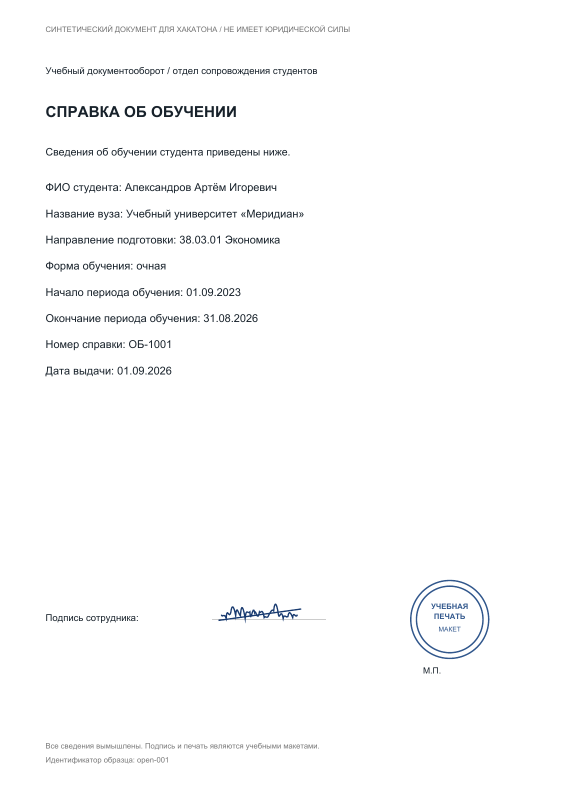
#> input picture backend/data/documents/open-001.png, 1132 x 1600 px (shown at 1/2 size)
$ python -i preprocess.py   (imports and definitions only)
#> lines starting #> are read from the running program, lines starting #| are printed output that depends on the picture; after the words box and inside, x2 and y2 are one past the last pixel; in counts of white or black regions, pixels touching at a corner belong together
import cv2
import numpy as np
def _to_bgr(img: np.ndarray) -> np.ndarray:
    if img.ndim == 2:
        return cv2.cvtColor(img, cv2.COLOR_GRAY2BGR)
    return img
def _upscale_if_small(img: np.ndarray, min_width: int = 1500) -> np.ndarray:
    h, w = img.shape[:2]
    if w < min_width:
        scale = min_width / w
        img = cv2.resize(img, (int(w * scale), int(h * scale)),
                         interpolation=cv2.INTER_CUBIC)
    return img
def _rotate_keep_all(img: np.ndarray, angle: float) -> np.ndarray:
    h, w = img.shape[:2]
    cos = abs(np.cos(np.radians(angle)))
    sin = abs(np.sin(np.radians(angle)))
    new_w = int(w * cos + h * sin) + 1
    new_h = int(h * cos + w * sin) + 1
    M = cv2.getRotationMatrix2D((w / 2, h / 2), angle, 1.0)
    M[0, 2] += (new_w - w) / 2
    M[1, 2] += (new_h - h) / 2
    return cv2.warpAffine(
        img, M, (new_w, new_h),
        flags=cv2.INTER_CUBIC,
        borderMode=cv2.BORDER_CONSTANT,
        borderValue=(255, 255, 255),
    )
def _crop_white_borders(img: np.ndarray, thresh: int = 245,
                        pad: int = 40) -> np.ndarray:
    gray = cv2.cvtColor(img, cv2.COLOR_BGR2GRAY)
    mask = gray < thresh
    if not mask.any():
        return img
    ys, xs = np.where(mask)
    y0, y1 = int(ys.min()), int(ys.max())
    x0, x1 = int(xs.min()), int(xs.max())
    h, w = img.shape[:2]
    y0 = max(0, y0 - pad)
    x0 = max(0, x0 - pad)
    y1 = min(h, y1 + pad + 1)
    x1 = min(w, x1 + pad + 1)
    return img[y0:y1, x0:x1]
def _estimate_skew_angle(gray: np.ndarray) -> float:
    binary = cv2.adaptiveThreshold(
        gray, 255,
        cv2.ADAPTIVE_THRESH_GAUSSIAN_C,
        cv2.THRESH_BINARY_INV,
        blockSize=31, C=15,
    )
    binary = cv2.medianBlur(binary, 3)
    lines = cv2.HoughLinesP(
        binary, 1, np.pi / 180,
        threshold=150,
        minLineLength=150,
        maxLineGap=15,
    )
    if lines is None:
        return 0.0
    lines = lines.reshape(-1, 4)
    angles = []
    for x1, y1, x2, y2 in lines:
        if x2 == x1:
            continue
        angle = np.degrees(np.arctan2(y2 - y1, x2 - x1))
        if -45 < angle < 45:
            angles.append(angle)
    if not angles:
        return 0.0
    bins = np.arange(-46, 47, 1.0)
    hist, edges = np.histogram(angles, bins=bins)
    if hist.sum() == 0:
        return 0.0
    best_idx = int(np.argmax(hist))
    return float((edges[best_idx] + edges[best_idx + 1]) / 2.0)
def _auto_deskew(img: np.ndarray, max_angle: float = 45.0,
                 max_iter: int = 3) -> np.ndarray:
    for _ in range(max_iter):
        gray = cv2.cvtColor(img, cv2.COLOR_BGR2GRAY)
        angle = _estimate_skew_angle(gray)
        if abs(angle) < 0.3 or abs(angle) > max_angle:
            break
        img = _rotate_keep_all(img, angle)
    return _crop_white_borders(img)
def preprocess_light(img: np.ndarray) -> np.ndarray:
    img = _to_bgr(img)
    img = _upscale_if_small(img)
    img = _auto_deskew(img)
    gray = cv2.cvtColor(img, cv2.COLOR_BGR2GRAY)
    gray = cv2.GaussianBlur(gray, (3, 3), 0)
    _, binary = cv2.threshold(gray, 0, 255,
                              cv2.THRESH_BINARY | cv2.THRESH_OTSU)
    return binary
def _remove_glare(img: np.ndarray) -> np.ndarray:
    hsv = cv2.cvtColor(img, cv2.COLOR_BGR2HSV)
    v = hsv[:, :, 2]
    _, glare_mask = cv2.threshold(v, 240, 255, cv2.THRESH_BINARY)
    glare_mask = cv2.dilate(glare_mask, np.ones((3, 3), np.uint8), iterations=2)
    if np.count_nonzero(glare_mask) < 100:
        return img
    return cv2.inpaint(img, glare_mask, 3, cv2.INPAINT_TELEA)
def _normalize_shadows(img: np.ndarray) -> np.ndarray:
    gray = cv2.cvtColor(img, cv2.COLOR_BGR2GRAY)
    bg = cv2.dilate(gray, np.ones((7, 7), np.uint8), iterations=2)
    bg = cv2.medianBlur(bg, 21)
    normalized = cv2.divide(gray, bg, scale=255)
    return cv2.cvtColor(normalized, cv2.COLOR_GRAY2BGR)
def _denoise(img: np.ndarray) -> np.ndarray:
    return cv2.fastNlMeansDenoisingColored(img, None, 10, 10, 7, 21)
def preprocess_hard(img: np.ndarray) -> np.ndarray:
    img = _to_bgr(img)
    img = _upscale_if_small(img)
    img = _remove_glare(img)
    img = _denoise(img)
    img = _auto_deskew(img)
    img = _normalize_shadows(img)
    gray = cv2.cvtColor(img, cv2.COLOR_BGR2GRAY)
    binary = cv2.adaptiveThreshold(
        gray, 255,
        cv2.ADAPTIVE_THRESH_GAUSSIAN_C,
        cv2.THRESH_BINARY,
        blockSize=31, C=10,
    )
    return binary
def preprocess(path_or_img, mode: str = "light"):
#> called with mode = 'light'
    if isinstance(path_or_img, (str, bytes)) or hasattr(path_or_img, "suffix"):
        img = cv2.imread(str(path_or_img))
#> img is the input picture: shape (1600, 1132, 3); mean B, G, R 251.6, 251.4, 251.2
        if img is None:
            raise FileNotFoundError(f"Не могу прочитать: {path_or_img}")
    else:
        img = path_or_img
    if mode == "hard":
        return preprocess_hard(img)
    return preprocess_light(img)
#> the loop in _auto_deskew, `for _ in range(max_iter):` made 3 passes
#> (angle, new_w in _rotate_keep_all, new_h in _rotate_keep_all) on passes 1 to 3: (0.5, 1519, 2134), (0.5, 1538, 2148), (-0.5, 1557, 2162)
#> pass 1, in _estimate_skew_angle, `binary = cv2.adaptiveThreshold( gray, 255, cv2.ADAPTIVE_THRESH_GAUSSIA..`:
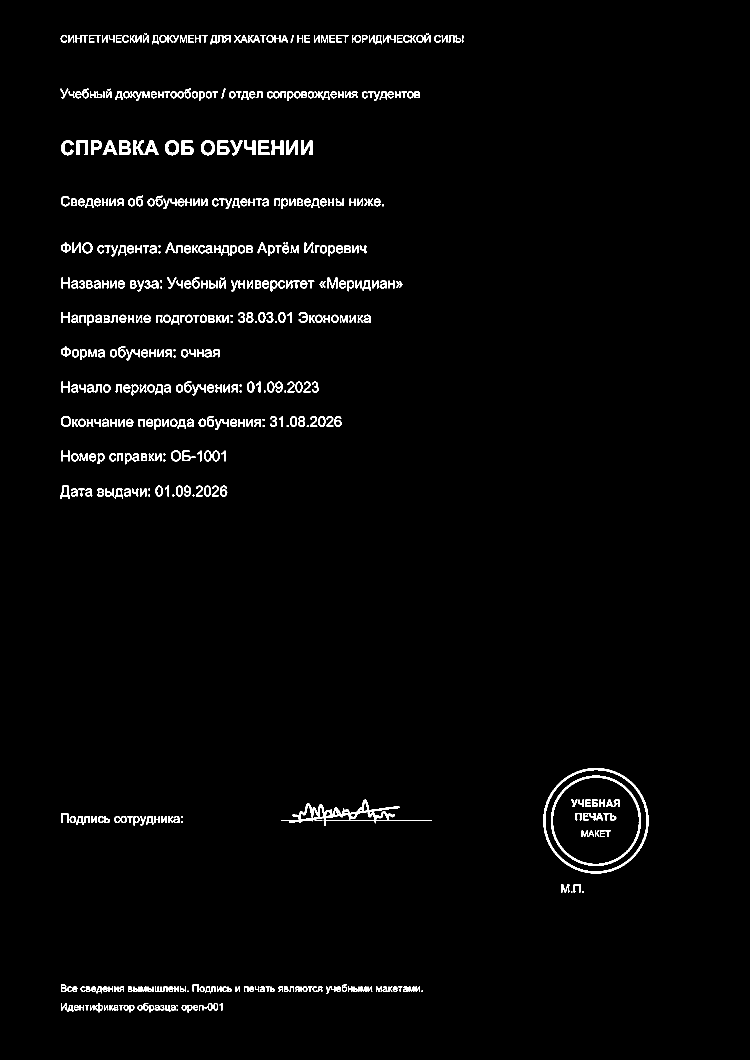
#> binary: shape (2120, 1500) (shown at 1/2 size); 2.1% white; 551 white regions (38 under 20 px), largest, box (x1, y1, x2, y2) and area: (562, 1599, 864, 1652) 2945, (1086, 1536, 1297, 1747) 2788, (1102, 1551, 1282, 1732) 2380
#> pass 1, in _auto_deskew, `img = _rotate_keep_all(img, angle)`:
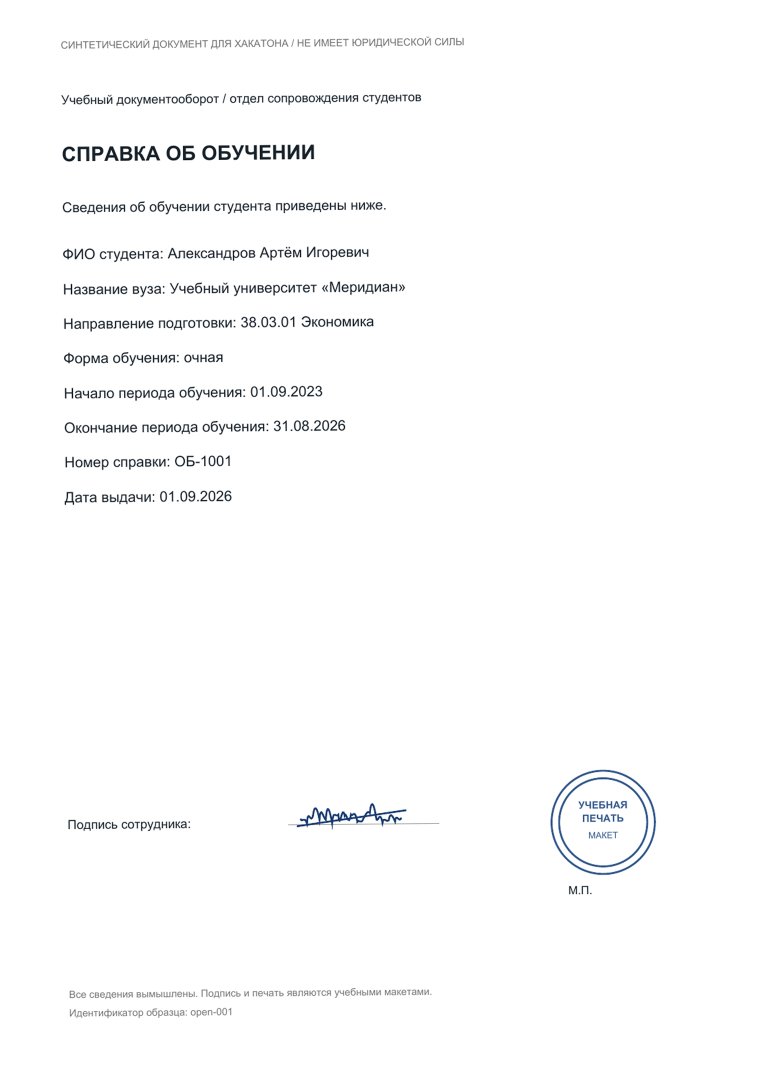
#> img: shape (2134, 1519, 3) (shown at 1/2 size); mean of channels 0, 1, 2 251.6, 251.3, 251.1; drawn as B, G, R
#> after the loop in _auto_deskew, `for _ in range(max_iter):`:
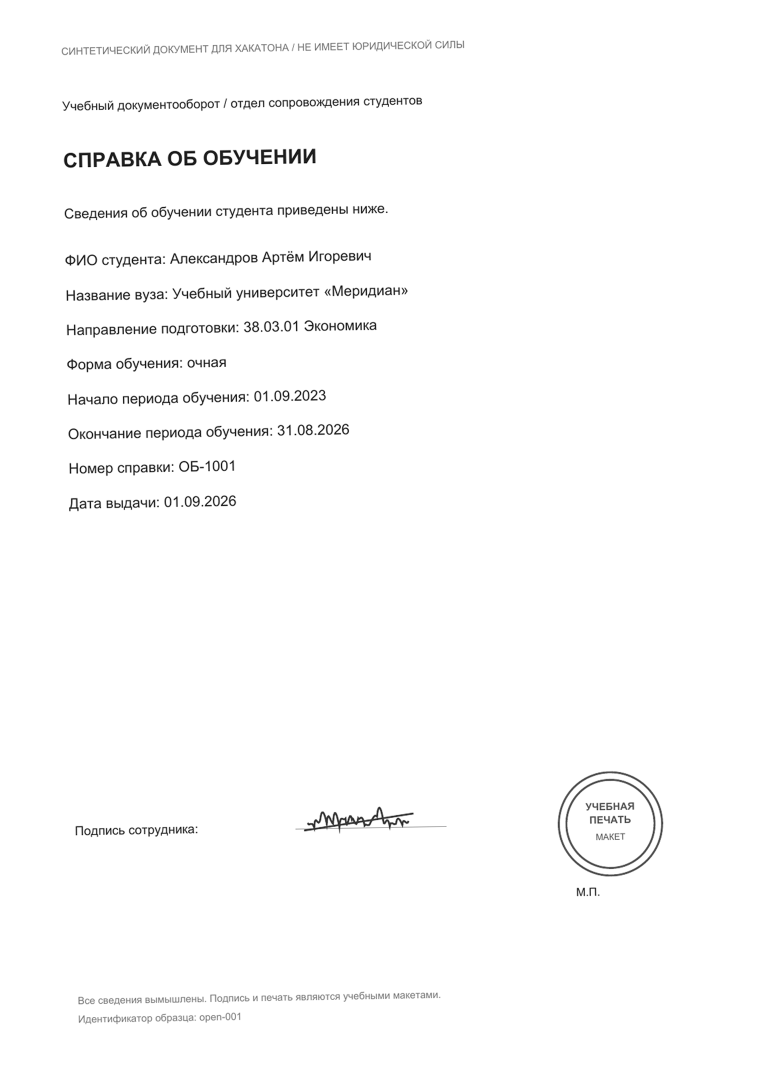
#> gray: shape (2148, 1538) (shown at 1/2 size); min 0, max 255, mean 251.3
#> after the loop in _auto_deskew, `for _ in range(max_iter):`:
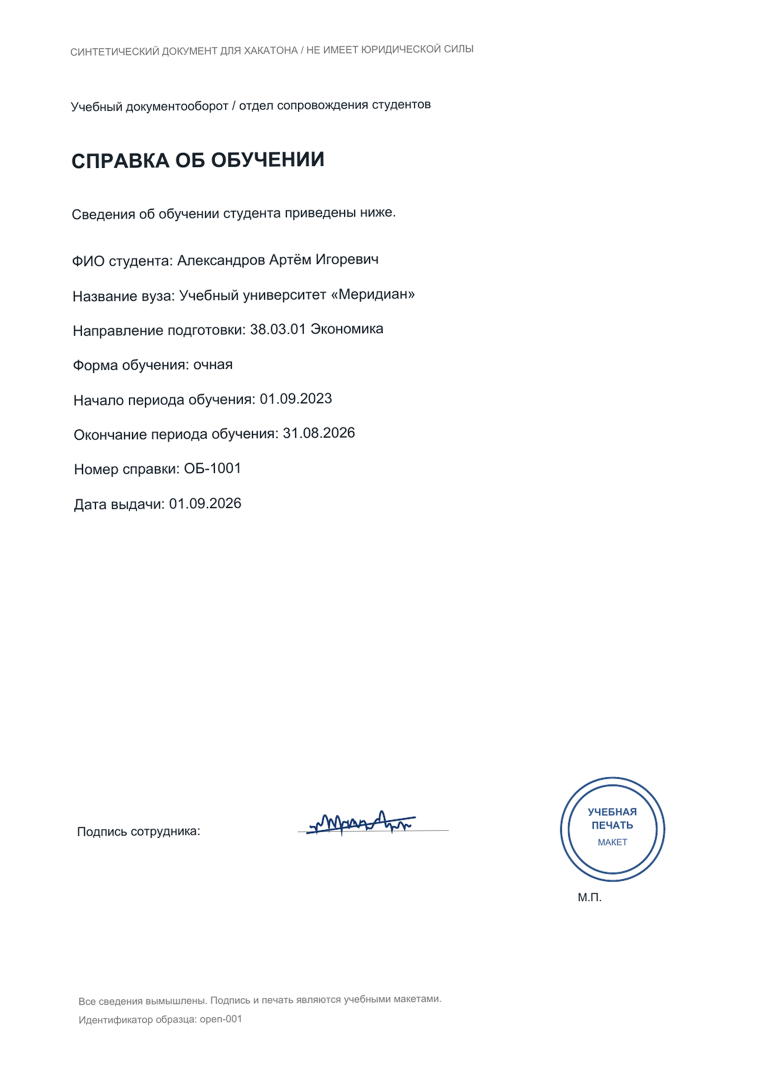
#> img: shape (2162, 1557, 3) (shown at 1/2 size); mean of channels 0, 1, 2 251.6, 251.4, 251.2; drawn as B, G, R
#> in _crop_white_borders, `mask = gray < thresh`:
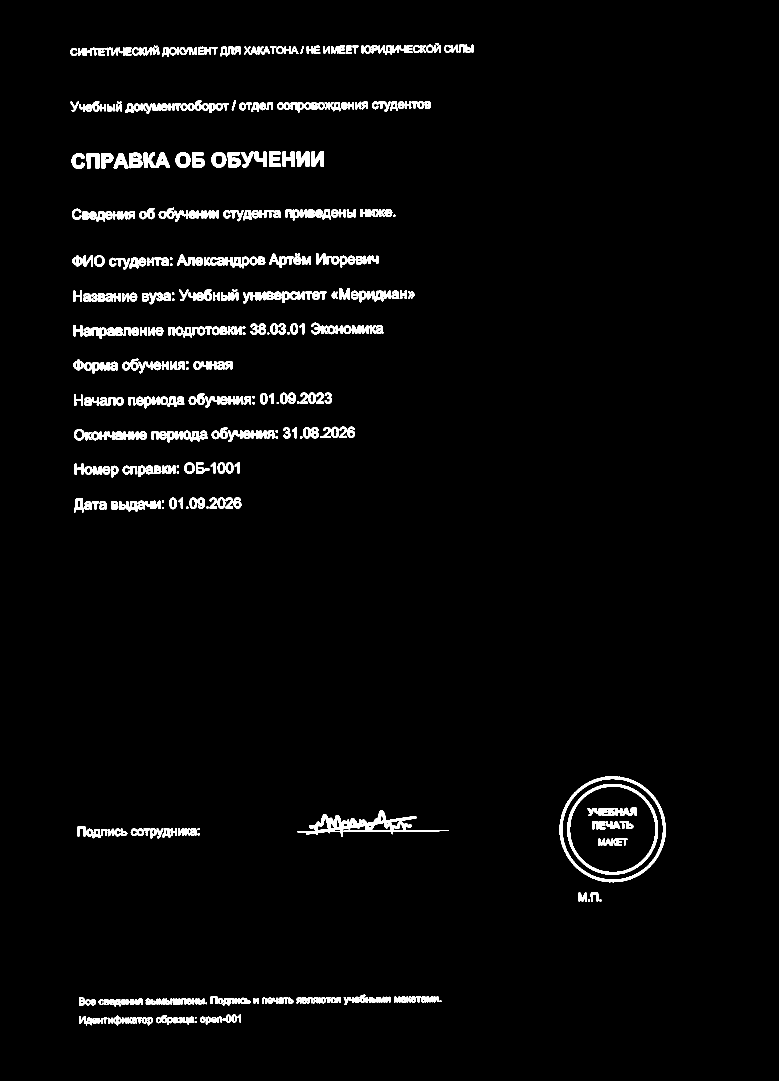
#> mask: shape (2162, 1557) bool (shown at 1/2 size); 2.9% white; 411 white regions (13 under 20 px), largest, box (x1, y1, x2, y2) and area: (595, 1620, 898, 1674) 4220, (1119, 1552, 1332, 1765) 3664, (1134, 1568, 1316, 1750) 3129
#> in _crop_white_borders, `y0, y1 = int(ys.min()), int(ys.max())`: y0 = 86; y1 = 2050
#> in _crop_white_borders, `x0, x1 = int(xs.min()), int(xs.max())`: x0 = 141; x1 = 1331
#> in _crop_white_borders, `y0 = max(0, y0 - pad)`: y0 = 46
#> in _crop_white_borders, `x0 = max(0, x0 - pad)`: x0 = 101
#> in _crop_white_borders, `y1 = min(h, y1 + pad + 1)`: y1 = 2091
#> in _crop_white_borders, `x1 = min(w, x1 + pad + 1)`: x1 = 1372
#> in preprocess_light, `_, binary = cv2.threshold(gray, 0, 255, cv2.THRESH_BINARY | cv2.THRESH..`:
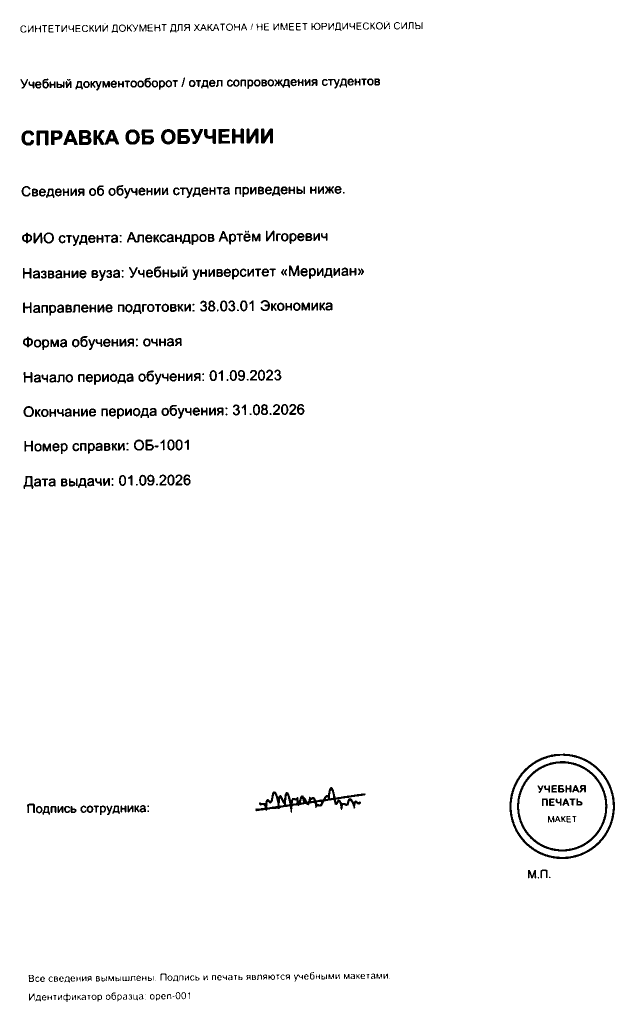
#> binary: shape (2045, 1271) (shown at 1/2 size); 97.3% white; 554 black regions (50 under 20 px), largest, box (x1, y1, x2, y2) and area: (511, 1574, 731, 1626) 2892, (1019, 1507, 1230, 1718) 2817, (1034, 1522, 1215, 1703) 2405

>>> result = preprocess('../../backend/data/documents/open-001.png')
